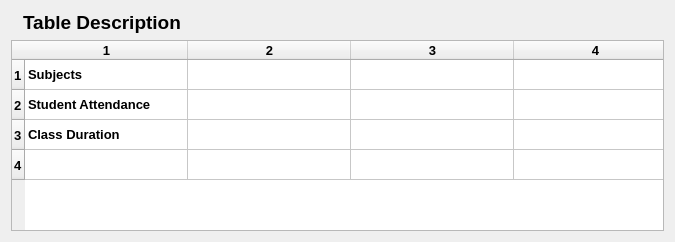
<?xml version="1.0" encoding="UTF-8"?>
<ui version="4.0">
 <class>Frame</class>
 <widget class="QFrame" name="Frame">
  <property name="geometry">
   <rect>
    <x>0</x>
    <y>0</y>
    <width>675</width>
    <height>242</height>
   </rect>
  </property>
  <property name="windowTitle">
   <string>Frame</string>
  </property>
  <layout class="QVBoxLayout" name="verticalLayout">
   <item>
    <widget class="QLabel" name="label">
     <property name="font">
      <font>
       <family>Arial</family>
       <pointsize>14</pointsize>
       <bold>true</bold>
      </font>
     </property>
     <property name="text">
      <string>Table Description</string>
     </property>
     <property name="margin">
      <number>5</number>
     </property>
     <property name="indent">
      <number>12</number>
     </property>
    </widget>
   </item>
   <item>
    <widget class="QTableWidget" name="tableWidget">
     <property name="enabled">
      <bool>true</bool>
     </property>
     <property name="font">
      <font>
       <family>Arial</family>
       <pointsize>10</pointsize>
       <bold>true</bold>
      </font>
     </property>
     <property name="lineWidth">
      <number>4</number>
     </property>
     <property name="midLineWidth">
      <number>5</number>
     </property>
     <property name="verticalScrollBarPolicy">
      <enum>Qt::ScrollBarPolicy::ScrollBarAlwaysOff</enum>
     </property>
     <property name="horizontalScrollBarPolicy">
      <enum>Qt::ScrollBarPolicy::ScrollBarAlwaysOff</enum>
     </property>
     <property name="sizeAdjustPolicy">
      <enum>QAbstractScrollArea::SizeAdjustPolicy::AdjustToContents</enum>
     </property>
     <property name="editTriggers">
      <set>QAbstractItemView::EditTrigger::NoEditTriggers</set>
     </property>
     <property name="textElideMode">
      <enum>Qt::TextElideMode::ElideNone</enum>
     </property>
     <property name="wordWrap">
      <bool>true</bool>
     </property>
     <property name="rowCount">
      <number>4</number>
     </property>
     <property name="columnCount">
      <number>4</number>
     </property>
     <attribute name="horizontalHeaderVisible">
      <bool>true</bool>
     </attribute>
     <attribute name="horizontalHeaderCascadingSectionResizes">
      <bool>true</bool>
     </attribute>
     <attribute name="horizontalHeaderDefaultSectionSize">
      <number>163</number>
     </attribute>
     <attribute name="horizontalHeaderShowSortIndicator" stdset="0">
      <bool>true</bool>
     </attribute>
     <attribute name="horizontalHeaderStretchLastSection">
      <bool>true</bool>
     </attribute>
     <attribute name="verticalHeaderVisible">
      <bool>true</bool>
     </attribute>
     <attribute name="verticalHeaderCascadingSectionResizes">
      <bool>false</bool>
     </attribute>
     <attribute name="verticalHeaderHighlightSections">
      <bool>true</bool>
     </attribute>
     <attribute name="verticalHeaderShowSortIndicator" stdset="0">
      <bool>false</bool>
     </attribute>
     <attribute name="verticalHeaderStretchLastSection">
      <bool>false</bool>
     </attribute>
     <row/>
     <row/>
     <row/>
     <row/>
     <column/>
     <column/>
     <column/>
     <column/>
     <item row="0" column="0">
      <property name="text">
       <string>Subjects</string>
      </property>
     </item>
     <item row="0" column="1">
      <property name="text">
       <string/>
      </property>
     </item>
     <item row="1" column="0">
      <property name="text">
       <string>Student Attendance</string>
      </property>
     </item>
     <item row="1" column="1">
      <property name="text">
       <string/>
      </property>
     </item>
     <item row="2" column="0">
      <property name="text">
       <string>Class Duration</string>
      </property>
     </item>
     <item row="2" column="2">
      <property name="text">
       <string/>
      </property>
     </item>
     <item row="2" column="3">
      <property name="text">
       <string/>
      </property>
     </item>
     <item row="3" column="0">
      <property name="text">
       <string/>
      </property>
     </item>
     <item row="3" column="1">
      <property name="text">
       <string/>
      </property>
     </item>
    </widget>
   </item>
  </layout>
 </widget>
 <resources/>
 <connections/>
</ui>
